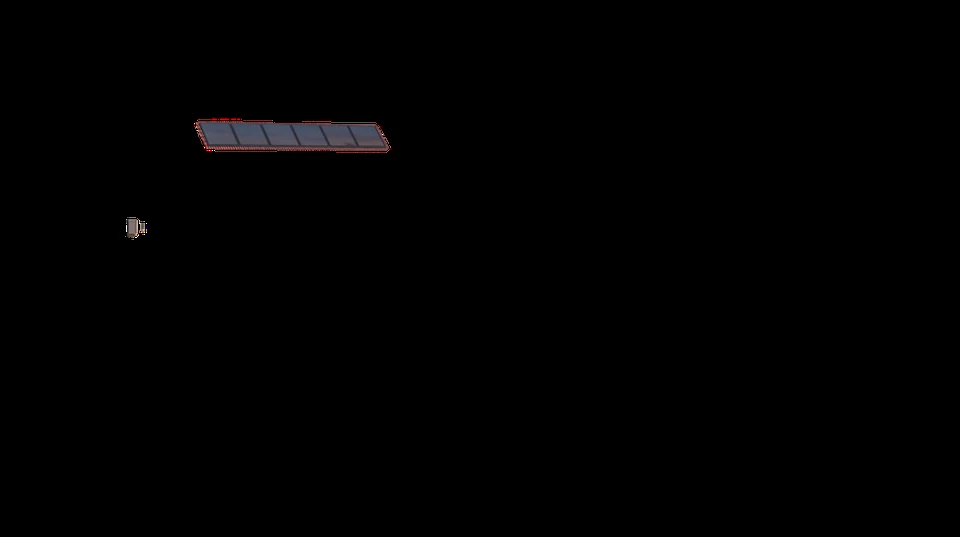
#> input picture assets/h6/img/H6-layer-power-station-960.webp, 960 x 537 px, given in place of hero-before-master.png, which was not available
$ python devices.py
#> lines starting #> are read from the running program, lines starting #| are printed output that depends on the picture; after the words box and inside, x2 and y2 are one past the last pixel; in counts of white or black regions, pixels touching at a corner belong together
"""Power Station device sprites for the daylight scene, transplanted from the previously approved H6 photographic assets
(battery and EV charger from H6-layer-power-station-1677.webp; heat-pump unit from H6-garden-base-v6-1677.webp), re-graded
from the warm evening light to the daylight BEFORE photograph (wall/patio tone statistics), with soft contact shadows.
Writes small RGBA WebP sprites (2x for sharpness) + a preview composite. No generated imagery."""
import numpy as np, cv2, json
from PIL import Image
IMG = '/home/claude/plotnua/assets/h6/img/'
B = cv2.cvtColor(cv2.imread('in/hero-before-master.png'), cv2.COLOR_BGR2RGB).astype(np.float32)
L = np.array(Image.open(IMG + 'H6-layer-power-station-1677.webp').convert('RGBA')).astype(np.float32)
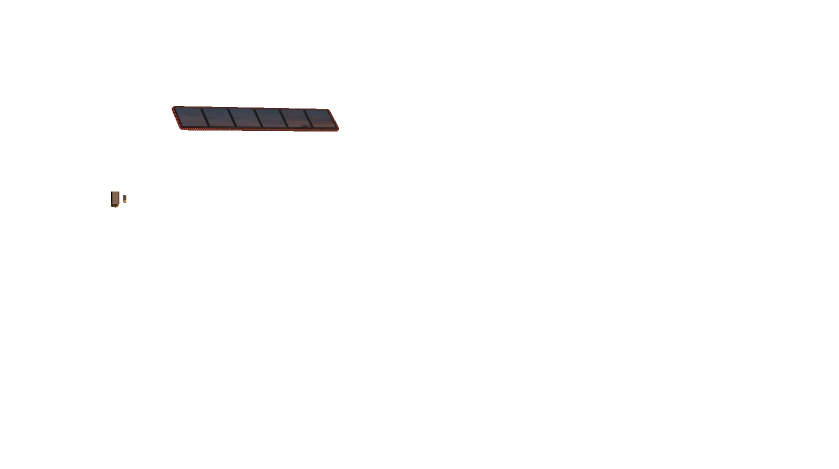
#> input picture assets/h6/img/H6-layer-power-station-1677.webp, 1677 x 938 px, found by its file name (shown at 1/2 size)
OB = np.array(Image.open(IMG + 'H6-garden-base-v6-1677.webp').convert('RGB')).astype(np.float32)
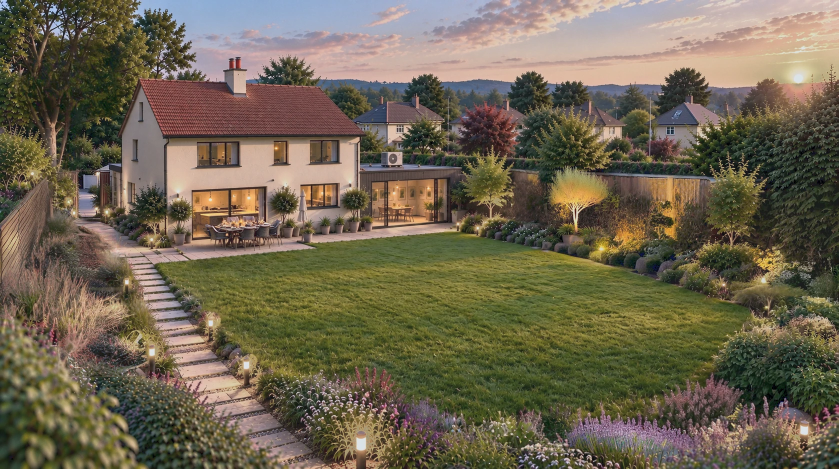
#> input picture assets/h6/img/H6-garden-base-v6-1677.webp, 1677 x 938 px, found by its file name (shown at 1/2 size)

def regrade(rgb, ref):
    """match per-channel mean/std of the object to a neutral daylight version of itself: remove the warm cast, set the
    luminance to the reference surface's light level"""
    lum = rgb.mean(2, keepdims=True)
    neutral = lum + (rgb - lum) * 0.35                     # strip most of the evening colour cast
    tgt_mean = ref.reshape(-1, 3).mean(0); tgt_l = tgt_mean.mean()
    k = tgt_l * 1.0 / max(1, np.percentile(neutral, 90))   # the object's lit face ~ the surface light level
    out = neutral * k * 0.96 + (tgt_mean - tgt_l) * 0.25    # a hint of the scene's own tint
    return np.clip(out, 0, 255)

sprites = {}
# battery: alpha from the approved layer
bat = L[381:417, 220:241]; a_b = bat[..., 3] / 255
#> after `a_b = bat[..., 3] / 255`:
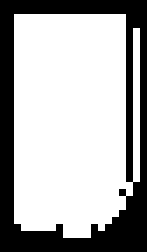
#> a_b: shape (36, 21) float32 (shown 7 times larger); values 0 (black) and 1 (white), 68% white; 1 black region, box (x1, y1, x2, y2) and area: (0, 0, 21, 36) 242
sprites['battery'] = (regrade(bat[..., :3], B[350:385, 748:768]), a_b, (749.5, 353.0, 16.5, 28.5))
#> in regrade, `tgt_mean = ref.reshape(-1, 3).mean(0)`: tgt_mean = [0, 0, 0]
#> in regrade, `tgt_l = tgt_mean.mean()`: tgt_l = 0
#> in regrade, `out = neutral * k * 0.96 + (tgt_mean - tgt_l) * 0.25    # a hint of th..`: out: shape (36, 21, 3) float32; every value is 0
# charger
ch = L[388:408, 244:255]; a_c = ch[..., 3] / 255
sprites['charger'] = (regrade(ch[..., :3], B[350:385, 700:720]) * 0.62, a_c, (704.0, 357.0, 8.0, 14.5))
# heat pump: rectangular unit in the old base, matte by its box with rounded 1px edges
hp = OB[302:333, 762:808]
m = np.zeros(hp.shape[:2], np.float32); m[1:30, 1:45] = 1; m = cv2.GaussianBlur(m, (0, 0), 0.6)
sprites['heatpump'] = (regrade(hp, B[400:440, 690:770]) * 1.02, m, (781.0, 413.0, 44.0, 30.0))
#> in regrade (call 3), `lum = rgb.mean(2, keepdims=True)`:
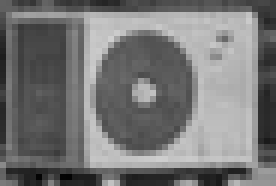
#> lum: shape (31, 46, 1) float32 (shown 6 times larger); min 3, max 207, mean 118.2
#> in regrade (call 3), `out = neutral * k * 0.96 + (tgt_mean - tgt_l) * 0.25    # a hint of th..`: out: shape (31, 46, 3) float32; every value is 0

out = {}
prev = B.copy()
for name, (rgb, a, (x, y, w, h)) in sprites.items():
    S = 2  # sprite resolution: 2x its on-image size
    W2, H2 = int(round(w * S)), int(round(h * S))
    rgb2 = cv2.resize(rgb, (W2, H2), interpolation=cv2.INTER_CUBIC); a2 = cv2.resize(a, (W2, H2), interpolation=cv2.INTER_CUBIC)
    # soft contact shadow (light from upper left): offset down-right, blurred, inside the sprite canvas padding
    pad = int(6 * S)
    canvas = np.zeros((H2 + pad, W2 + pad, 4), np.float32)
    sh = np.zeros((H2 + pad, W2 + pad), np.float32); sh[int(2 * S):int(2 * S) + H2, int(2.5 * S):int(2.5 * S) + W2] = np.clip(a2, 0, 1)
    sh = cv2.GaussianBlur(sh, (0, 0), 2.2 * S) * 0.33
    canvas[..., 3] = sh
    aa = np.clip(a2, 0, 1)[..., None]
    canvas[:H2, :W2, :3] = rgb2 * aa + canvas[:H2, :W2, :3] * (1 - aa)
    canvas[:H2, :W2, 3] = aa[..., 0] + canvas[:H2, :W2, 3] * (1 - aa[..., 0])
    canvas[..., 3] *= 255
    im = Image.fromarray(np.clip(canvas, 0, 255).astype(np.uint8), 'RGBA')
    p = (IMG if name == 'heatpump' else 'out/devices/') + 'H6v7-device-%s.webp' % name; im.save(p, 'WEBP', quality=90, method=6, exact=True)
    ow, oh = (W2 + pad) / S, (H2 + pad) / S
    out[name] = dict(x=x, y=y, w=round(ow, 2), h=round(oh, 2), file='assets/h6/img/H6v7-device-%s.webp' % name)
    # preview composite at image scale
    small = cv2.resize(canvas, (int(round(ow)), int(round(oh))), interpolation=cv2.INTER_AREA)
    xi, yi = int(round(x)), int(round(y)); al = small[..., 3:4] / 255
    region = prev[yi:yi + small.shape[0], xi:xi + small.shape[1]]
    prev[yi:yi + small.shape[0], xi:xi + small.shape[1]] = region * (1 - al) + small[..., :3] * al
#> this loop made 3 passes
#> (name, x, y, w, h, W2, H2, p) on passes 1 to 2: ('battery', 749.5, 353, 16.5, 28.5, 33, 57, 'out/devices/H6v7-device-battery.webp'), ('charger', 704, 357, 8, 14.5, 16, 29, 'out/devices/H6v7-device-charger.webp')
#> (name, x, y, w, h, W2, H2, ow) on pass 3: ('heatpump', 781, 413, 44, 30, 88, 60, 50)
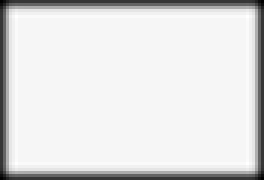
#> a2: shape (60, 88) float32 (shown 3 times larger); min 0.0809, max 1.03, mean 0.913; drawn with min black and max white
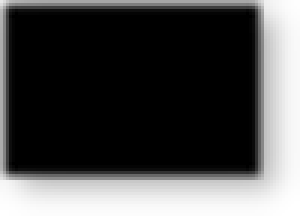
#> canvas: shape (72, 100, 4) float32 (shown 3 times larger); mean R, G, B, A 0, 0, 0, 179; transparent parts drawn white
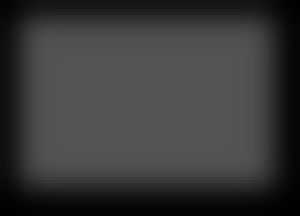
#> sh: shape (72, 100) float32 (shown 3 times larger); min 0.00117, max 0.33, mean 0.222
#> after the loop, out = 3 items
json.dump(out, open('out/devices.json', 'w'), indent=1)
cv2.imwrite('out/devices-preview.png', cv2.cvtColor(cv2.resize(prev[320:470, 680:850], None, fx=3, fy=3, interpolation=cv2.INTER_LANCZOS4).astype(np.uint8), cv2.COLOR_RGB2BGR))
print(json.dumps(out, indent=1))
#> (printed output is left out)
